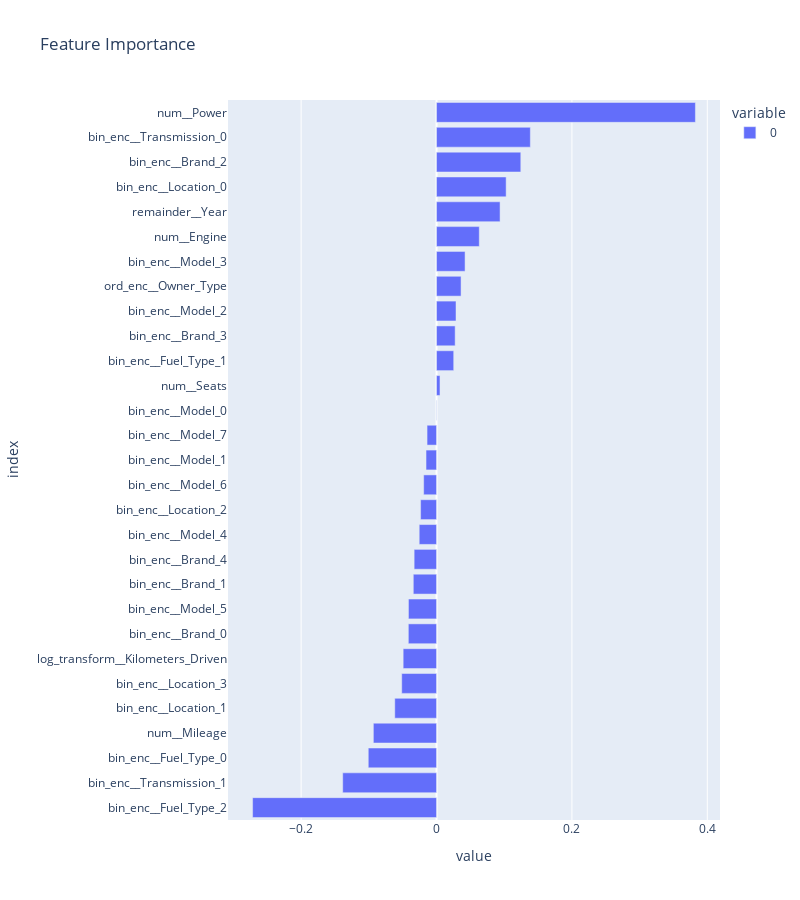

The cell this chart's notebook holds for it:
### Code cell
import plotly.express as px

X_train_transformed = transformer.fit_transform(X_train)
X_test_transformed = transformer.transform(X_test)
lr.fit(X_train_transformed, y_train)

feature_importance = dict(zip(transformer.get_feature_names_out(), lr.coef_))
feature_importance = pd.Series(feature_importance).sort_values()
px.bar(feature_importance, width=800, height=900, orientation='h', title='Feature Importance')

### Figure 1 — Plotly figure (JSON) as saved in the notebook; plotly's stock layout.template omitted (floating-point values rounded to 4 significant figures)
{"data": [{"hovertemplate": "variable=0<br>value=%{x}<br>index=%{y}<extra></extra>", "legendgroup": "0", "marker": {"color": "#636efa", "pattern": {"shape": ""}}, "name": "0", "orientation": "h", "showlegend": true, "textposition": "auto", "type": "bar", "x": [-0.2717, -0.1386, -0.1008, -0.0933, -0.06167, -0.05142, -0.04928, -0.04163, -0.04148, -0.03431, -0.03308, -0.02559, -0.02351, -0.01899, -0.01551, -0.01398, 0.000243, 0.005101, 0.02538, 0.0275, 0.02882, 0.03622, 0.04215, 0.06314, 0.09385, 0.1028, 0.1245, 0.1386, 0.3824], "xaxis": "x", "y": ["bin_enc__Fuel_Type_2", "bin_enc__Transmission_1", "bin_enc__Fuel_Type_0", "num__Mileage", "bin_enc__Location_1", "bin_enc__Location_3", "log_transform__Kilometers_Driven", "bin_enc__Brand_0", "bin_enc__Model_5", "bin_enc__Brand_1", "bin_enc__Brand_4", "bin_enc__Model_4", "bin_enc__Location_2", "bin_enc__Model_6", "bin_enc__Model_1", "bin_enc__Model_7", "bin_enc__Model_0", "num__Seats", "bin_enc__Fuel_Type_1", "bin_enc__Brand_3", "bin_enc__Model_2", "ord_enc__Owner_Type", "bin_enc__Model_3", "num__Engine", "remainder__Year", "bin_enc__Location_0", "bin_enc__Brand_2", "bin_enc__Transmission_0", "num__Power"], "yaxis": "y"}], "layout": {"barmode": "relative", "height": 900, "legend": {"title": {"text": "variable"}, "tracegroupgap": 0}, "title": {"text": "Feature Importance"}, "width": 800, "xaxis": {"anchor": "y", "domain": [0, 1], "title": {"text": "value"}}, "yaxis": {"anchor": "x", "domain": [0, 1], "title": {"text": "index"}}}}
